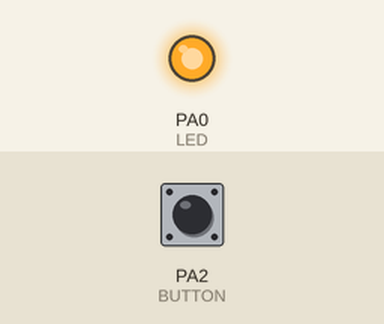
Bench run of a sketch on a simulated STM32 Blue Pill. On the bench: output pins drawn as LEDs (lit = HIGH). Inputs (shaded band) come from the test bench; at power-on: PA2 (BUTTON) HIGH.

Above: at 1.2 s.
1.3 s: PA2 (BUTTON) pulled LOW for 0.15 s
At 1.37 s:
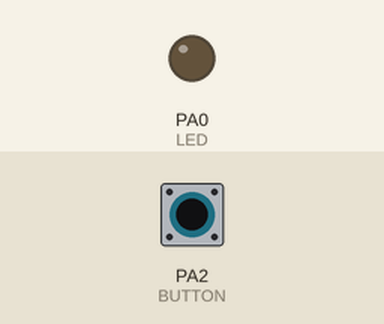
2.9 s: PA2 (BUTTON) pulled LOW for 3.2 s
At 6.4 s:
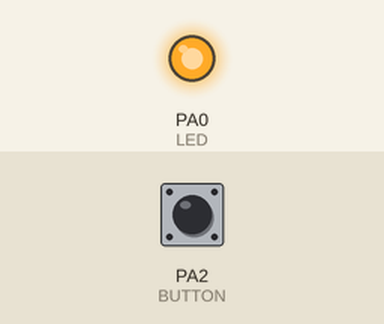
Timing chart, 0 to 7.9 s (numbered marks = the images above; inputs shaded):
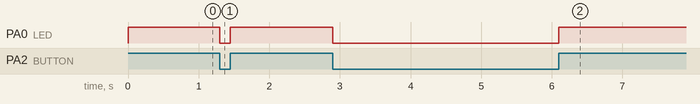

The sketch:

Push_Button.ino
```cpp
const int LED = PA0;
const int BUTTON = PA2;

void setup() {
  pinMode(LED, OUTPUT);
  pinMode(BUTTON, INPUT);
}

void loop() {
  if(digitalRead(BUTTON) == LOW) digitalWrite(LED, LOW);
  else digitalWrite(LED, HIGH);
}
```

Measured:
- after the input at 1.3 s, PA0 (LED): HIGH → LOW at once, → HIGH 0.15 s later
- after the input at 2.9 s, PA0 (LED): HIGH → LOW at once, → HIGH 3.2 s later
